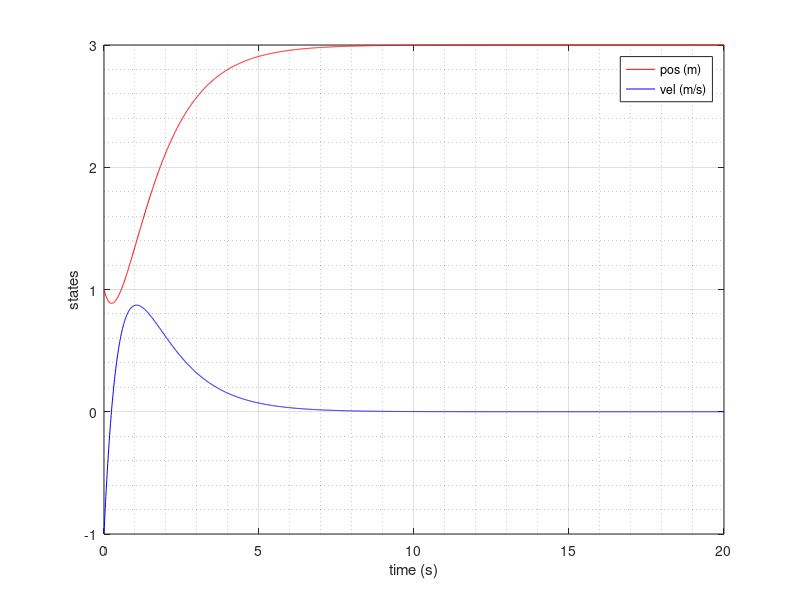

The MATLAB source for this figure:
% Linear Control
% What if I don't know or don't want to know what rlocus is
% and I don't want to tune PID gains either
% Is there a way for the code, the algorithm, or the control theory,
% to tell us what gain values should be?
% Yes, u = -Kx
% where K = -inv(R)*B'*P and
% P is solved from 0 = P*A + A'*P + Q - P*B*inv(R)*B'*P
% Q and R are trade-off matrices between state errors and control effort.
% We pick Q and R ourselves 
% an identity matrices work most of the time for Q and R.

% To implement this, MATLAB has a function called
% lqr() (Linear Quadratic Regulator) to directly give us K

clear; clc; close all
m = 1; % mass
k = -1; % spring stiffness
c = 1; % damper
A = [0 1; -k/m -c/m];
B = [0; 1/m];
C1 = [1 0]; % position output
C2 = [0 1]; % velocity output
D = 0;

%% assuming that we don't know the accurate values for m,k,c 
m_true = 1.05*m; % a scale that is a bit off (5% off)
k_true = 0.95*k; % also 5% off
c_true = 1.2*c; % 20% off
A_true = [0 1; -k_true/m_true -c_true/m_true];
B_true = [0; 1/m_true];

t0 = 0;
dt = 0.01;
Tf = 20;
T = t0:dt:Tf;
x = zeros(2,length(T));
x0 = [1;-1]; % initial state
x(:,1) = x0;

for t = 1:(length(T)-1)
    r_pos = 3; % for the linear control to track a reference, we need another gain
    
    
    [K,~,~] = lqr(A,B,eye(2),1); % linear control with Q and R being identity
    Kr = -inv(C1*inv(A-B*K)*B); % gain for the reference signal
    % u = -K*x(:,t); % we a full-state feedback here, i.e., both position and velocity
    % u = r_pos - K*x(:,t); % to track a reference
    u = Kr*r_pos - K*x(:,t); % to track a reference

    % x_dot = A_true*x(:,t) + B_true*u; % off-design model
    x_dot = A*x(:,t) + B*u;
    x(:,t+1) = x(:,t) + x_dot*dt;
end
figure
plot(T,x(1,:),'-r',T,x(2,:),'-b')
legend("pos (m)", "vel (m/s)")
xlabel("time (s)")
ylabel("states")
grid on; grid minor